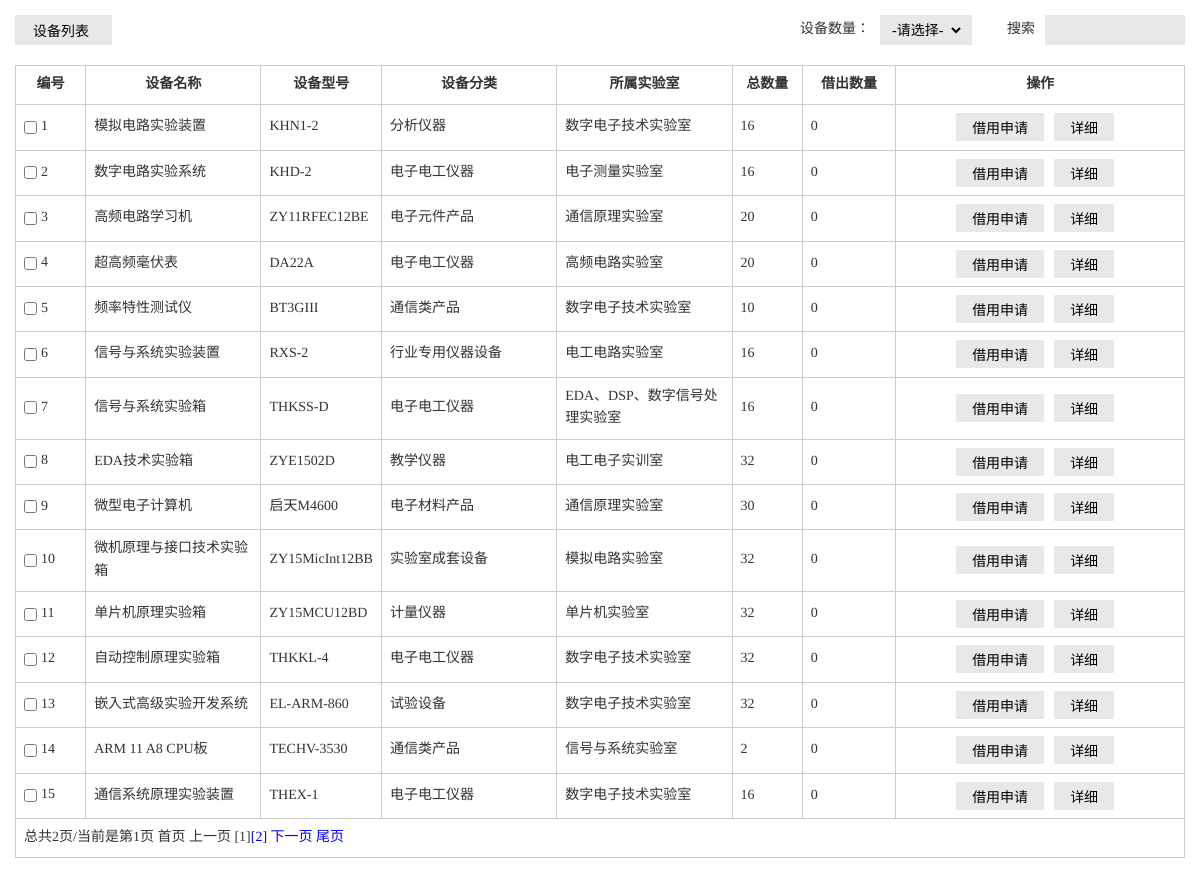
The app's page /admin/listRecord.php (signed in) with its own data.
### tables this page shows
CREATE TABLE `dev_device` (
  `id` int(10) NOT NULL AUTO_INCREMENT,
  `devname` varchar(100) NOT NULL DEFAULT '' COMMENT '设备名称',
  `version` varchar(100) NOT NULL DEFAULT '' COMMENT '设备型号',
  `cat_id` int(10) unsigned NOT NULL DEFAULT '1' COMMENT '分类ID',
  `lab_id` int(10) unsigned NOT NULL DEFAULT '1' COMMENT '实验室ID',
  `sumnum` varchar(10) NOT NULL DEFAULT '0' COMMENT '总数量',
  `borrownum` varchar(10) NOT NULL DEFAULT '0' COMMENT '借出数量',
  `adduser` varchar(32) NOT NULL DEFAULT '' COMMENT '设备添加人',
  `addtime` int(10) unsigned NOT NULL DEFAULT '0' COMMENT '添加时间',
  `devdesc` text COMMENT '设备简述',
  PRIMARY KEY (`id`)
);

CREATE TABLE `dev_cate` (
  `id` int(10) unsigned NOT NULL AUTO_INCREMENT,
  `catname` varchar(32) NOT NULL DEFAULT '' COMMENT '分类名称',
  `catdesc` text COMMENT '分类简述',
  PRIMARY KEY (`id`),
  UNIQUE KEY `catname` (`catname`)
);

CREATE TABLE `dev_lab` (
  `id` int(10) unsigned NOT NULL AUTO_INCREMENT,
  `labname` varchar(32) NOT NULL DEFAULT '' COMMENT '实验室名称',
  `labuser` varchar(32) NOT NULL DEFAULT '' COMMENT '实验室负责人',
  `labaddress` char(32) DEFAULT NULL COMMENT '实验室地址',
  `labphone` varchar(32) DEFAULT '' COMMENT '实验室联系电话',
  `labdesc` text COMMENT '实验室简介',
  PRIMARY KEY (`id`)
);

### lib/mysql.func.php (called while the page is built, shortened)
<?php
function fetchAll($sql,$result_type=MYSQL_ASSOC){
	$result=mysql_query($sql);
	while(@$row=mysql_fetch_array($result,$result_type)){
		$rows[]=$row;
	}
	return $rows;
}
function getResultNum($sql){
	$result=mysql_query($sql);
	return mysql_num_rows($result);
}

### admin/listRecord.php (the view, shortened to what this page needs)
<?php
$order=$_REQUEST['order']?$_REQUEST['order']:null;
$orderBy=$order?"order by d.".$order:null;
$keywords=$_REQUEST['keywords']?$_REQUEST['keywords']:null;
$where=$keywords?"where d.devname like '%{$keywords}%'":null;
$sql="select * from dev_device";
$totalRows=getResultNum($sql);
$pageSize=15;
$totalPage=ceil($totalRows/$pageSize);
$page=$_REQUEST['page']?(int)$_REQUEST['page']:1;
$offset=($page-1)*$pageSize;
$sql="select d.id,d.devname,d.version,d.cat_id,d.lab_id,d.sumnum,d.borrownum,d.adduser,d.addtime,d.devdesc,c.catname,l.labname from dev_device as d join dev_cate c on d.cat_id=c.id inner join dev_lab l on d.lab_id=l.id {$where} {$orderBy} limit {$offset},{$pageSize}";
$rows=fetchAll($sql);
?>
<!doctype html>
<html>
<head>
<link rel="stylesheet" href="../public/styles/backstage.css">
</head>
<body>
<div class="details">
	<div class="details_operation clearfix">
		<div class="bui_select">
			<input type="button" value="设备列表" class="add" onclick="listDev()">
		</div>
		<div class="fr">
			<div class="text">
				<span>设备数量：</span>
				<div class="bui_select">
					<select id="" class="select" onchange="change(this.value)">
						<option>-请选择-</option>
					</select>
				</div>
			</div>
			<div class="text">
				<span>搜索</span>
				<input type="text" value="" class="search"  id="search" onkeypress="search()" >
			</div>
		</div>
	</div>
	<table class="table" cellspacing="0" cellpadding="0">
		<thead>
			<tr>
				<th width="6%">编号</th>
				<th width="15%">设备名称</th>
				<th width="10%">设备型号</th>
				<th width="15%">设备分类</th>
				<th width="15%">所属实验室</th>
				<th width="6%">总数量</th>
				<th width="8%">借出数量</th>
				<th>操作</th>
			</tr>
		</thead>
		<tbody>
		<?php foreach($rows as $row):?>
			<tr>
				<td><input type="checkbox" id="c<?php echo $row['id'];?>" class="check" value=<?php echo $row['id'];?>><label for="c1" class="label"><?php echo $row['id'];?></label></td>
				<td><?php echo $row['devname']; ?></td>
				<td><?php echo $row['version'];?></td>
				<td><?php echo $row['catname'];?></td>
				<td><?php echo $row['labname'];?></td>
				<td><?php echo $row['sumnum'];?></td>
				<td><?php echo $row['borrownum'];?></td>
				<td align="center">
					<input type="button" value="借用申请" class="btn" onclick="addRecord(<?php echo $row['id'];?>)"><input type="button" value="详细" class="btn" onclick="showDevByRecord(<?php echo $row['id'];?>)">
				</td>
			</tr>
			<?php endforeach;?>
			<?php if($totalRows>$pageSize):?>
			<tr>
				<td colspan="9"><?php echo showPage($page, $totalPage,"keywords={$keywords}&order={$order}");?></td>
			</tr>
			<?php endif;?>
		</tbody>
	</table>
</div>
</body>
</html>

### public/styles/backstage.css (style rules this page uses)
* { margin:0;padding:0;border:0;-moz-box-sizing:border-box;-webkit-box-sizing:border-box;box-sizing:border-box;-webkit-font-smoothing:subpixel-antialiased;-moz-osx-font-smoothing:grayscale }
html { overflow-x:hidden;-ms-text-size-adjust: 100%;-webkit-text-size-adjust: 100% }
*,:after,:before { -webkit-box-sizing:border-box;-moz-box-sizing:border-box;box-sizing:border-box }
body { font-family: Exo,'-apple-system','Open Sans',HelveticaNeue-Light,'Helvetica Neue Light','Helvetica Neue','Hiragino Sans GB','Microsoft YaHei',Helvetica,Arial,sans-serif;font-size:14px;line-height:1.6;color:#333;text-rendering:geometricPrecision;margin:0 auto; }
input,select,textarea { outline: none;border: none; background: none; }
.clearfix:after, .clearfix:before { content: ""; display: table; }
.clearfix:after { clear: both; }
.clearfix { zoom:1; }
.fr { float: right; }
.details_operation { margin-bottom: 20px; }
.details { padding: 15px; font-family: "微软雅黑"; }
.bui_select { height: 30px;float: left;margin-right: 5px;background-color: #E8E8E8; }
.add { width: 92px;height: 30px;font-family: "微软雅黑";font-size: 14px;margin-right: 5px;background-color: #E8E8E8; }
.select { font-family: "微软雅黑";font-size: 14px;height: 22px;margin: 4px 8px; }
.text { float: left; margin-left: 30px; display: inline; }
.text span { line-height: 30px; font-size: 14px; float:left; margin-right: 10px; }
.search { width: 140px; height: 30px; line-height: 30px\9; background-color: #E8E8E8; padding: 0 8px; }
.table { border-collapse: collapse; width: 100%; font-size: 14px; }
.table th,.table td { border: solid 1px #ccc; padding: 8px; }
.label,.check { vertical-align: middle; }
.check { margin-right: 4px; }
.btn { padding: 4px 16px;background-color: #E8E8E8;margin: 0 10px 0 0;font-family: "微软雅黑";font-size: 14px;color: #000; }

### records on screen
dev_device: id "1", devname "模拟电路实验装置", version "KHN1-2", dev_cate.catname "分析仪器", dev_lab.labname "数字电子技术实验室", sumnum "16", borrownum "0"
dev_device: id "2", devname "数字电路实验系统", version "KHD-2", dev_cate.catname "电子电工仪器", dev_lab.labname "电子测量实验室", sumnum "16", borrownum "0"
dev_device: id "3", devname "高频电路学习机", version "ZY11RFEC12BE", dev_cate.catname "电子元件产品", dev_lab.labname "通信原理实验室", sumnum "20", borrownum "0"
dev_device: id "4", devname "超高频毫伏表", version "DA22A", dev_cate.catname "电子电工仪器", dev_lab.labname "高频电路实验室", sumnum "20", borrownum "0"
dev_device: id "5", devname "频率特性测试仪", version "BT3GIII", dev_cate.catname "通信类产品", dev_lab.labname "数字电子技术实验室", sumnum "10", borrownum "0"
dev_device: id "6", devname "信号与系统实验装置", version "RXS-2", dev_cate.catname "行业专用仪器设备", dev_lab.labname "电工电路实验室", sumnum "16", borrownum "0"
dev_device: id "7", devname "信号与系统实验箱", version "THKSS-D", dev_cate.catname "电子电工仪器", dev_lab.labname "EDA、DSP、数字信号处理实验室", sumnum "16", borrownum "0"
dev_device: id "8", devname "EDA技术实验箱", version "ZYE1502D", dev_cate.catname "教学仪器", dev_lab.labname "电工电子实训室", sumnum "32", borrownum "0"
dev_device: id "9", devname "微型电子计算机", version "启天M4600", dev_cate.catname "电子材料产品", dev_lab.labname "通信原理实验室", sumnum "30", borrownum "0"
dev_device: id "10", devname "微机原理与接口技术实验箱", version "ZY15MicInt12BB", dev_cate.catname "实验室成套设备", dev_lab.labname "模拟电路实验室", sumnum "32", borrownum "0"
dev_device: id "11", devname "单片机原理实验箱", version "ZY15MCU12BD", dev_cate.catname "计量仪器", dev_lab.labname "单片机实验室", sumnum "32", borrownum "0"
dev_device: id "12", devname "自动控制原理实验箱", version "THKKL-4", dev_cate.catname "电子电工仪器", dev_lab.labname "数字电子技术实验室", sumnum "32", borrownum "0"
dev_device: id "13", devname "嵌入式高级实验开发系统", version "EL-ARM-860", dev_cate.catname "试验设备", dev_lab.labname "数字电子技术实验室", sumnum "32", borrownum "0"
dev_device: id "14", devname "ARM 11 A8 CPU板", version "TECHV-3530", dev_cate.catname "通信类产品", dev_lab.labname "信号与系统实验室", sumnum "2", borrownum "0"
dev_device: id "15", devname "通信系统原理实验装置", version "THEX-1", dev_cate.catname "电子电工仪器", dev_lab.labname "数字电子技术实验室", sumnum "16", borrownum "0"

### other values on screen
showPage($page, $totalPage,"keywords={$keywords}&order={$order}") "总共2页/当前是第1页"
